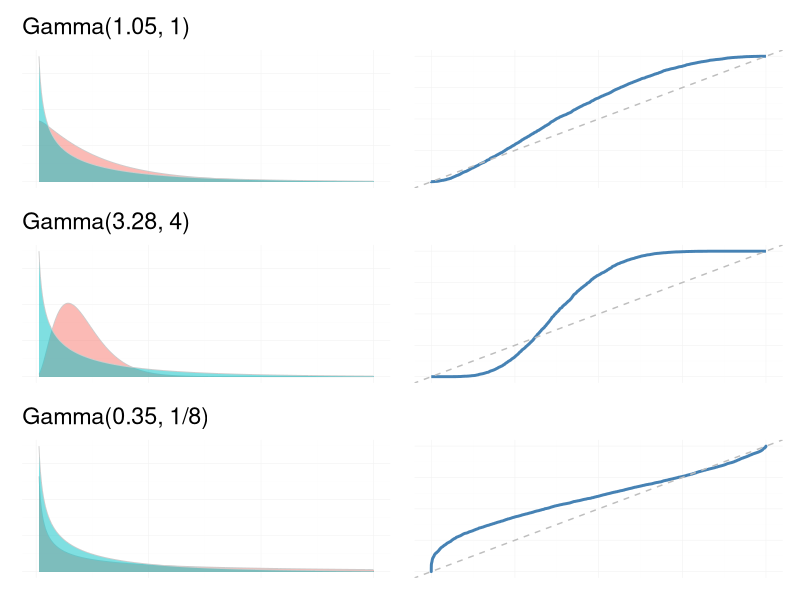

Write the R code that produced this figure.
# Instalar paquetes necesarios si no están ya instalados
if (!require(pROC)) install.packages("pROC")
if (!require(ggplot2)) install.packages("ggplot2")
if (!require(patchwork)) install.packages("patchwork")
if (!require(dplyr)) install.packages("dplyr")

# Cargar librerías
library(pROC)
library(ggplot2)
library(patchwork)
library(dplyr)

# Rango común para graficar las distribuciones analíticas
x_range <- seq(0.05, 6, length.out = 1000)

# Definir las densidades de las distribuciones
dens_sanos <- dgamma(x_range,  shape = 0.5, rate = 0.5 )
dens_enfermos1 <- dgamma(x_range,  shape = 1.05 , rate = 1)
dens_enfermos2 <- dgamma(x_range,  shape = 3.28 , rate = 4)
dens_enfermos3 <- dgamma(x_range,  shape = 0.35 , rate = 1/8 )

# Crear dataframes para ggplot de las densidades
df_dens1 <- data.frame(Value = x_range,
                       Density = dens_sanos,
                       Group = "Sano",
                       Case = "Caso 1") %>%
  rbind(data.frame(Value = x_range,
                   Density = dens_enfermos1,
                   Group = "Enfermo",
                   Case = "Caso 1"))

df_dens2 <- data.frame(Value = x_range,
                       Density = dens_sanos,
                       Group = "Sano",
                       Case = "Caso 2") %>%
  rbind(data.frame(Value = x_range,
                   Density = dens_enfermos2,
                   Group = "Enfermo",
                   Case = "Caso 2"))

df_dens3 <- data.frame(Value = x_range,
                       Density = dens_sanos,
                       Group = "Sano",
                       Case = "Caso 3") %>%
  rbind(data.frame(Value = x_range,
                   Density = dens_enfermos3,
                   Group = "Enfermo",
                   Case = "Caso 3"))

# Simulaciones para curvas ROC
set.seed(123)
n <- 10000

# Sanos: N(0,1)
sanos <- rgamma(n, shape = 0.5 , rate = 0.5 )

# Tres poblaciones de enfermos
enfermos1 <- rgamma(n, shape = 1.05 , rate = 1)
enfermos2 <- rgamma(n, shape = 3.28 , rate = 4)
enfermos3 <- rgamma(n, shape = 0.35 , rate = 1/8)

# Etiquetas para las curvas ROC
etiquetas <- c(rep(0, n), rep(1, n))

# Calcular curvas ROC
roc1 <- roc(etiquetas, c(sanos, enfermos1))
roc2 <- roc(etiquetas, c(sanos, enfermos2))
roc3 <- roc(etiquetas, c(sanos, enfermos3))

# Crear dataframes para las curvas ROC
roc_data1 <- data.frame(Specificity = 1 - roc1$specificities, Sensitivity = roc1$sensitivities, Case = "Caso 1")
roc_data2 <- data.frame(Specificity = 1 - roc2$specificities, Sensitivity = roc2$sensitivities, Case = "Caso 2")
roc_data3 <- data.frame(Specificity = 1 - roc3$specificities, Sensitivity = roc3$sensitivities, Case = "Caso 3")

# Crear gráficos de distribuciones analíticas
plot_distribution1 <- ggplot(df_dens1, aes(x = Value, y = Density, fill = Group)) +
  geom_area(position = "identity", alpha = 0.5, color = "gray80", size = 0.3) +  # Perfilado suave
  theme_minimal(base_size = 14) +
  theme(
    legend.position = "none",
    axis.title = element_blank(),
    axis.text = element_blank(),
    axis.ticks = element_blank(),
    panel.grid.major = element_line(color = "gray95", size = 0.2),  # Líneas del grid más claras
    panel.grid.minor = element_line(color = "gray98", size = 0.1)
  ) +
  ggtitle("Gamma(1.05, 1)")

plot_distribution2 <- ggplot(df_dens2, aes(x = Value, y = Density, fill = Group)) +
  geom_area(position = "identity", alpha = 0.5, color = "gray80", size = 0.3) +
  theme_minimal(base_size = 14) +
  theme(
    legend.position = "none",
    axis.title = element_blank(),
    axis.text = element_blank(),
    axis.ticks = element_blank(),
    panel.grid.major = element_line(color = "gray95", size = 0.2),
    panel.grid.minor = element_line(color = "gray98", size = 0.1)
  ) +
  ggtitle("Gamma(3.28, 4)")

plot_distribution3 <- ggplot(df_dens3, aes(x = Value, y = Density, fill = Group)) +
  geom_area(position = "identity", alpha = 0.5, color = "gray80", size = 0.3) +
  theme_minimal(base_size = 14) +
  theme(
    legend.position = "none",
    axis.title = element_blank(),
    axis.text = element_blank(),
    axis.ticks = element_blank(),
    panel.grid.major = element_line(color = "gray95", size = 0.2),
    panel.grid.minor = element_line(color = "gray98", size = 0.1)
  ) +
  ggtitle("Gamma(0.35, 1/8)")

# Crear gráficos de curvas ROC
plot_roc1 <- ggplot(roc_data1, aes(x = Specificity, y = Sensitivity)) +
  geom_line(size = 1, color = 'steelblue') +
  geom_abline(slope = 1, intercept = 0, linetype = "dashed", color = "gray") +
  theme_minimal(base_size = 14) +
  theme(
    legend.position = "none",
    axis.title = element_blank(),
    axis.text = element_blank(),
    axis.ticks = element_blank(),
    panel.grid.major = element_line(color = "gray95", size = 0.2),
    panel.grid.minor = element_line(color = "gray98", size = 0.1)
  ) +
  ggtitle("")

plot_roc2 <- ggplot(roc_data2, aes(x = Specificity, y = Sensitivity)) +
  geom_line(size = 1, color = 'steelblue') +
  geom_abline(slope = 1, intercept = 0, linetype = "dashed", color = "gray") +
  theme_minimal(base_size = 14) +
  theme(
    legend.position = "none",
    axis.title = element_blank(),
    axis.text = element_blank(),
    axis.ticks = element_blank(),
    panel.grid.major = element_line(color = "gray95", size = 0.2),
    panel.grid.minor = element_line(color = "gray98", size = 0.1)
  ) +
  ggtitle("")

plot_roc3 <- ggplot(roc_data3, aes(x = Specificity, y = Sensitivity)) +
  geom_line(size = 1, color = 'steelblue') +
  geom_abline(slope = 1, intercept = 0, linetype = "dashed", color = "gray") +
  theme_minimal(base_size = 14) +
  theme(
    legend.position = "none",
    axis.title = element_blank(),
    axis.text = element_blank(),
    axis.ticks = element_blank(),
    panel.grid.major = element_line(color = "gray95", size = 0.2),
    panel.grid.minor = element_line(color = "gray98", size = 0.1)
  ) +
  ggtitle("")

# Combinar gráficos por filas (Distribución + ROC)
row1 <- plot_distribution1 | plot_roc1
row2 <- plot_distribution2 | plot_roc2
row3 <- plot_distribution3 | plot_roc3

# Combinar todas las filas verticalmente
combined_plot <- row1 / row2 / row3

# Mostrar el gráfico combinado
print(combined_plot)
